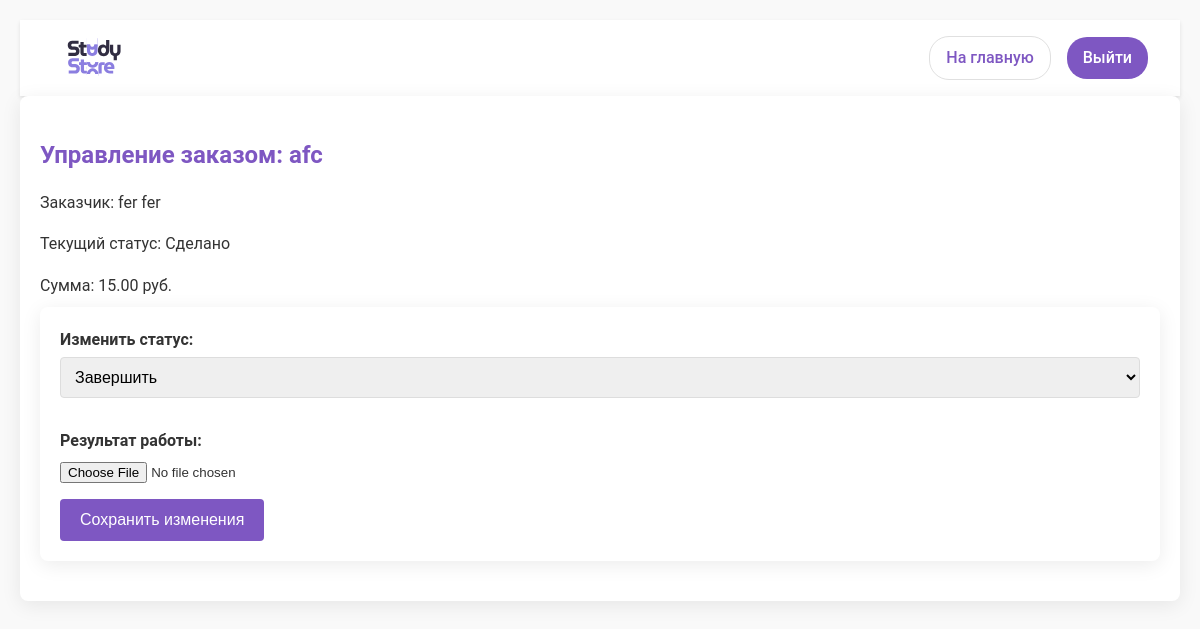
Page /manage-request/1/ (signed in) on the committed database.
### app/models.py (models this page shows, shortened)
class ServiceRequest(models.Model):
    STATUS_CHOICES = [
        ('pending', 'На рассмотрении'),
        ('in_progress', 'В работе'),
        ('rejected', 'Отказано'),
        ('completed', 'Сделано'),
    ]
    customer = models.ForeignKey(User, related_name='customer_requests', on_delete=models.CASCADE)
    executor = models.ForeignKey(User, related_name='executor_requests', on_delete=models.CASCADE)
    service = models.ForeignKey(Service, on_delete=models.CASCADE)
    status = models.CharField(max_length=20, choices=STATUS_CHOICES, default='pending')
    created_at = models.DateTimeField(auto_now_add=True)
    result_file = models.FileField(upload_to='service_results/', null=True, blank=True)
    price = models.DecimalField(max_digits=10, decimal_places=2)
    is_paid = models.BooleanField(default=False)

class Service(models.Model):
    author = models.ForeignKey(User, on_delete=models.CASCADE)
    title = models.CharField(max_length=200)
    description = models.TextField()
    price = models.DecimalField(max_digits=100, decimal_places=2)
    image = models.ImageField(upload_to='services/')
    created_at = models.DateTimeField(auto_now_add=True)

### app/views.py (the view, shortened to what this page needs)
# urls.py: path('manage-request/<int:request_id>/', views.update_request_status, name='manage_request'),
@login_required
def update_request_status(request, request_id):
    service_request = get_object_or_404(
        ServiceRequest,
        pk=request_id,
        executor=request.user  # Проверка что запрос принадлежит исполнителю
    )
    context = {
        'request': service_request,
    }
    return render(request, 'update_request.html', context)

### app/templates/update_request.html (shortened to what this page needs)
{% load static %}
<!DOCTYPE html>
<html lang="ru">
<head>
    <link rel="stylesheet" href="{% static 'css/styles.css' %}">
</head>
<body>
    <header class="profile-header">
        <img src="{% static 'images/logotype.svg' %}" alt="Study Size" class="logo">
        <div class="header-actions">
            <a href="/" class="home-link">На главную</a>
            <a href="/logout/" class="logout-btn">Выйти</a>
        </div>
    </header>
<div class="request-management">
    <h2>Управление заказом: {{ request.service.title }}</h2>
    <div class="request-info">
        <p>Заказчик: {{ request.customer.get_full_name }}</p>
        <p>Текущий статус: {{ request.get_status_display }}</p>
        <p>Сумма: {{ request.price }} руб.</p>
    </div>
    <form method="post" enctype="multipart/form-data">
        <div class="form-group">
            <label>Изменить статус:</label>
            <select name="status" class="status-select">
                <option value="completed" {% if request.status == 'completed' %}selected{% endif %}>Завершить</option>
            </select>
        </div>
        <div class="form-group file-upload" id="file-upload-section" style="display: {% if request.status == 'completed' %}block{% else %}none{% endif %};">
            <label>Результат работы:</label>
            <input type="file" name="result_file" {% if request.status != 'completed' %}disabled{% endif %}>
        </div>
        <button type="submit" class="btn-save">Сохранить изменения</button>
    </form>
</div>
</body>
</html>

### app/static/css/styles.css (style rules this page uses)
:root { --primary-color: #7E57C2; --secondary-color: #a777e3; --text-color: #333; --light-bg: #f9f9f9; --card-bg: #ffffff; --shadow: 0 4px 20px rgba(0, 0, 0, 0.08); }
body { font-family: 'Roboto', sans-serif; background-color: var(--light-bg); color: var(--text-color); line-height: 1.6; margin: 0; padding: 20px; }
h1, h2, h3, h4, h5, h6 { color: var(--primary-color); margin-bottom: 15px; }
a { color: var(--primary-color); text-decoration: none; }
form { background: var(--card-bg); padding: 20px; border-radius: 8px; box-shadow: var(--shadow); margin-bottom: 20px; }
.form-group { margin-bottom: 15px; }
.form-group label { display: block; font-weight: bold; margin-bottom: 5px; }
input[type="text"], input[type="number"], input[type="email"], input[type="password"], textarea, select { width: 100%; padding: 10px; border: 1px solid #ddd; border-radius: 4px; box-sizing: border-box; font-size: 16px; margin-bottom: 5px; }
.request-info p { margin-bottom: 8px; }
.request-management { background: var(--card-bg); padding: 20px; border-radius: 8px; box-shadow: var(--shadow); }
.form-group.file-upload { margin-top: 20px; }
.status-select { width: 100%; padding: 10px; border: 1px solid #ddd; border-radius: 4px; box-sizing: border-box; font-size: 16px; margin-bottom: 10px; }
.btn-save { background-color: var(--primary-color); color: white; padding: 12px 20px; border: none; border-radius: 4px; cursor: pointer; font-size: 16px; transition: background-color 0.3s ease; }
.profile-header { background: white; box-shadow: 0 2px 4px rgba(0, 0, 0, 0.1); padding: 16px 32px; display: flex; align-items: center; justify-content: space-between; }
.logo { height: 40px; }
.header-actions { display: flex; align-items: center; gap: 16px; }
.home-link, .logout-btn { background: white; border: 1px solid #E0E0E0; border-radius: 20px; padding: 8px 16px; font-family: 'Roboto', sans-serif; font-weight: 500; cursor: pointer; text-decoration: none; }
.logout-btn { background-color: var(--primary-color); color: white; border: none; border-radius: 20px; padding: 8px 16px; font-family: 'Roboto', sans-serif; font-weight: 500; cursor: pointer; text-decoration: none; }

### rows in the picture
ServiceRequest: service "afc", customer.get_full_name "fer fer", status "Сделано", price "15.00", status "Завершить"
